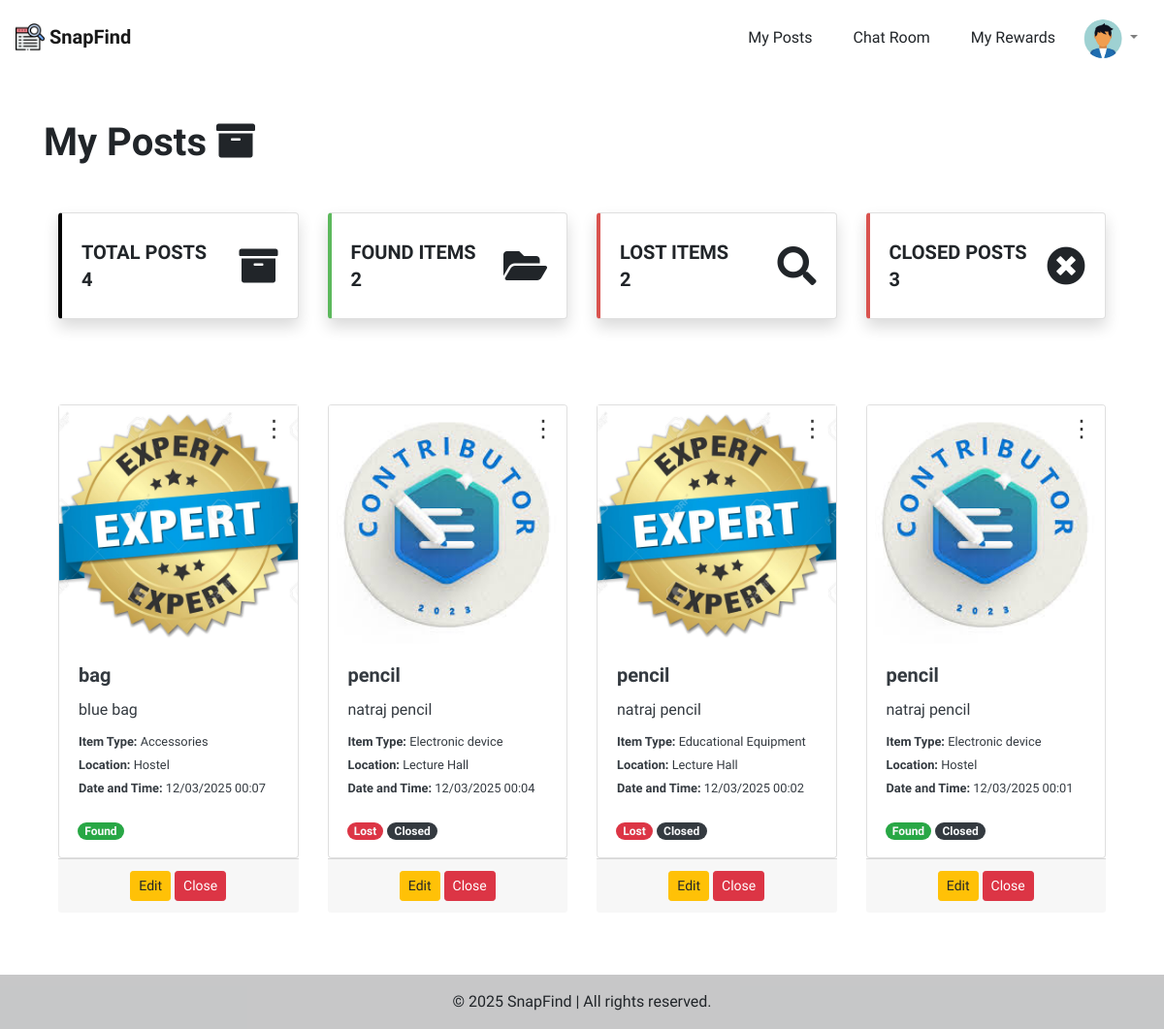
The page /accounts/my_posts/ (signed in) on the database as committed earlier.
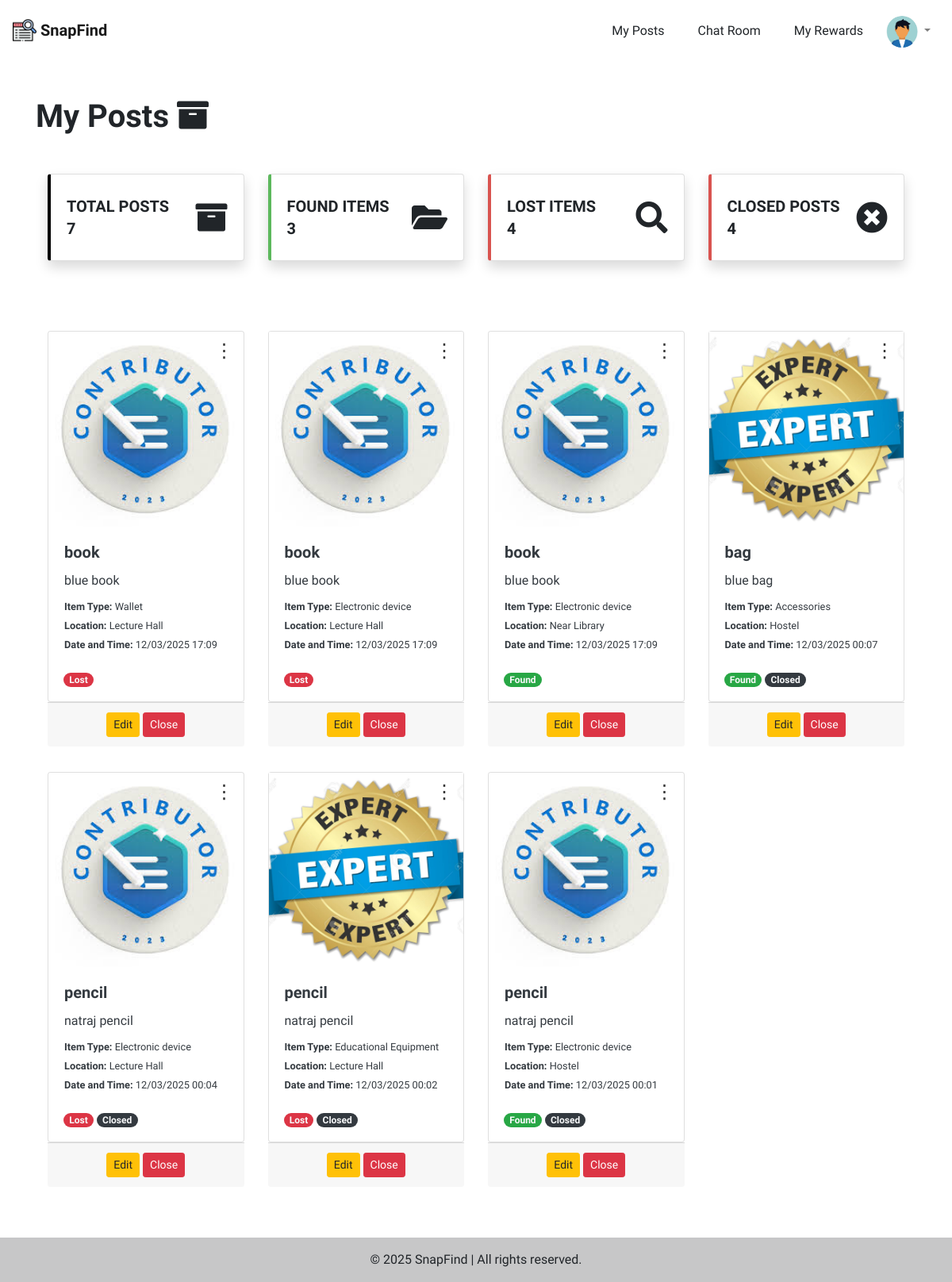
The same page on the database as committed later.
### accounts/models.py (models this page shows, shortened)
class UserProfile(models.Model):
    avatar = models.ImageField(default='accounts/user_default.jpg', upload_to='accounts/') # Picture of user
    user = models.OneToOneField(User, on_delete=models.CASCADE) # reference to User Table
    faculty = models.ForeignKey(Faculty, on_delete=models.CASCADE) # reference to Faculty Table

### posts/models.py (models this page shows, shortened)
class Post(models.Model):
    is_active = models.BooleanField(default=True)
    TYPE = (
        ('found', 'Found Item'),
        ('lost', 'Lost Item'),
    )
    type = models.CharField(choices=TYPE, max_length=255, default='found')
    date_time = models.DateTimeField()
    create_at = models.DateTimeField(auto_now_add=True)
    desc = models.TextField()
    title = models.CharField(max_length=255)
    location = models.CharField(max_length=255)
    contact1 = models.CharField(max_length=255)
    contact2 = models.CharField(max_length=255)
    key = models.CharField(max_length=255, unique=True, null=True, blank=True)
    assetType = models.ForeignKey(AssetType, on_delete=models.CASCADE)
    user = models.ForeignKey(User, on_delete=models.CASCADE, null=True)
    take_information = models.CharField(max_length=255, null=True, blank=True)

class PostPicture(models.Model):
    picture = models.ImageField(default='posts/post_default.gif', upload_to='posts/')
    post = models.ForeignKey(Post, on_delete=models.CASCADE)

class AssetType(models.Model):
    name = models.CharField(max_length=255)
    def __str__(self):
        return self.name

### accounts/views.py (the view, shortened to what this page needs)
# urls.py: path('my_posts/', MyPostView.as_view(), name='my_posts'),# myposts
class MyPostView(View):
    template_name = 'my_posts.html'
    def get(self, request):
        if request.user.is_authenticated:
            posts = Post.objects.filter(user=request.user).order_by(
                '-is_active', '-create_at')
            founds = Post.objects.filter(user=request.user, type='found')
            losts = Post.objects.filter(user=request.user, type='lost')
        else:
            posts = "key"
            founds = []
            losts = []
        return render(request, self.template_name, {
            'posts': posts,
            'founds': founds,
            'losts': losts,
            'closed': len(Post.objects.filter(user=request.user, is_active=False)) if request.user.is_authenticated else len(Post.objects.filter(is_active=False))
        })

### accounts/templates/my_posts.html (shortened to what this page needs)
{% extends 'base_layout.html' %}
{% load static %}
{% block style %}
    <link rel="stylesheet" href="{% static 'css/tempus.css' %}">
{% endblock %}
{% block content %}
<div class="container">
    <h1 class='mt-5 mb-5'> <b>My Posts <i class="fas fa-archive"></i></b> </h1>
    {% if request.user.is_authenticated %}
        <h5 class='mb-5'>
            <div class="container">
                <div class="row">
                    <div class="col mb-4 rotate-img">
                        <div class="card shadow h-100 py-2" style="border-left:.25rem solid black !important">
                            <div class="card-body">
                                <div class="row no-gutters align-items-center">
                                    <div class="col mr-2">
                                        <div class="font-weight-bold text-uppercase mb-1">Total Posts</div>
                                        <div class="h5 mb-0 font-weight-bold text-gray-800">
                                            {{ posts|length }}
                                        </div>
                                    </div>
                                    <div class="col-auto">
                                        <i class="fas fa-archive fa-2x"></i>
                                    </div>
                                </div>
                            </div>
                        </div>
                    </div>
                    <div class="col mb-4 rotate-img">
                        <div class="card shadow h-100 py-2" style="border-left:.25rem solid #5cb85c !important">
                            <div class="card-body">
                                <div class="row no-gutters align-items-center">
                                    <div class="col mr-2">
                                        <div class="font-weight-bold text-uppercase mb-1">Found Items</div>
                                        <div class="h5 mb-0 font-weight-bold text-gray-800">
                                            {{ founds|length }}
                                        </div>
                                    </div>
                                    <div class="col-auto">
                                        <i class="fas fa-folder-open fa-2x"></i>
                                    </div>
                                </div>
                            </div>
                        </div>
                    </div>
                    <div class="col mb-4 rotate-img">
                        <div class="card shadow h-100 py-2" style="border-left:.25rem solid #d9534f !important">
                            <div class="card-body">
                                <div class="row no-gutters align-items-center">
                                    <div class="col mr-2">
                                        <div class="font-weight-bold text-uppercase mb-1">Lost Items</div>
                                        <div class="h5 mb-0 font-weight-bold text-gray-800">
                                            {{ losts|length }}
                                        </div>
                                    </div>
                                    <div class="col-auto">
                                        <i class="fas fa-search fa-2x"></i>
                                    </div>
                                </div>
                            </div>
                        </div>
                    </div>
                    <div class="col mb-4 rotate-img">
                        <div class="card shadow h-100 py-2" style="border-left:.25rem solid #d9534f !important">
                            <div class="card-body">
                                <div class="row no-gutters align-items-center">
                                    <div class="col mr-2">
                                        <div class="font-weight-bold text-uppercase mb-1">Closed Posts</div>
                                        <div class="h5 mb-0 font-weight-bold text-gray-800">
                                            {{ closed }}
                                        </div>
                                    </div>
                                    <div class="col-auto">
                                        <i class="fas fa-times-circle fa-2x"></i>
                                    </div>
                                </div>
                            </div>
                        </div>
                    </div>
                </div>
            </div>
        </h5>
    {% endif %}
    <div class="container">
        {% if posts == 'key' %}
            <div class='col-lg-12 jumbotron text-center border border-dark'>
                <img src="{% static 'images/post.png' %}" width='15%' class='mb-5'>
                <h4 class='mb-3'>Please enter a key to find your posts</h4>
                {% if key_error %}
                    <span class="text-danger">{{ key_error }}</span>
                {% endif %}
                <form action="{% url 'my_posts' %}" method="POST" class=''>
                    {% csrf_token %}
                    <div class="row">
                        <div class="col-4"></div>
                        <div class="col-4 my-3">
                            <input id='id_key' type="text" name="key" class='form-control' placeholder='' required>
                            <small class="form-text text-muted">The key is the code you set when creating your post</small>
                        </div>
                        <div class="col-4"></div>
                    </div>
                    <div class="row">
                        <div class="col-4"></div>
                        <div class="col-4 my-1">
                            <input type="submit" class='btn btn-block btn-primary' value="Submit">
                        </div>
                        <div class="col-4"></div>
                    </div>
                </form>
            </div>
        {% else %}
        <div class="row">
            {% for post in posts %}
                <div class='col-lg-3 my-3'>
                    <div class="card h-100 w-100 text-dark mycard" style='border:none;'>
                        <div class="menu-container">
                            <button class="menu-btn">&#x22EE;</button>
                        </div>
                        <a class="card h-100 w-100 mb-0 text-decoration-none text-dark"
                        href="{% if post.is_active == False %} {% url 'detail' post.id %} {% else %} {% url 'detail' post.id %} {% endif %}">
                            <div class="wrapper">
                                {% if post.postpicture_set.all|length == 0 %}
                                    <img class="card-img-top" src="{% static 'images/post_default.gif' %}">
                                {% else %}
                                    <img class="card-img-top" src="{{ post.postpicture_set.all.0.picture.url }}">
                                {% endif %}
                            </div>
                            <div class="card-body">
                                <h5 class="card-title">
                                    <b>{{ post.title|truncatechars:20 }}</b>
                                </h5>
                                <div class="card-text">
                                    <p>{{ post.desc|truncatechars:15 }}</p>
                                    <p class='m-0'>
                                        <small>
                                            <b>Item Type: </b> <span id='assetType'>{{ post.assetType }}</span>
                                        </small>
                                    </p>
                                    <p class='m-0'>
                                        <small>
                                            <b>Location: </b> <span id='location'> {{ post.location }} </span>
                                        </small>
                                    </p>
                                    <p class='m-0'>
                                        <small>
                                            <b>Date and Time: </b> <span id='date_time'> {{ post.date_time|date:"d/m/Y H:i" }} </span>
                                        </small>
                                    </p>
                                </div>
                            </div>
                            <div class="container mb-3 ml-1">
                                <p class="card-text">
                                    {% if post.type == 'found' %}
                                        <span class="badge badge-pill badge-success text-light">Found</span>
                                    {% else %}
                                        <span class="badge badge-pill badge-danger text-light">Lost</span>
                                    {% endif %}
                                    {% if post.is_active == False %}
                                        <span class="badge badge-pill badge-dark text-light">Closed</span>
                                    {% endif %}
                                </p>
                            </div>
                        </a>
                        <div class="card-footer text-center">
                            <a href="{% url 'edit_post' post.id %}" class="btn btn-warning btn-sm">Edit</a>
                            <button class="btn btn-danger btn-sm close-post" data-post-id="{{ post.id }}">Close</button>
                        </div>
                    </div>
                </div>
            {% endfor %}
        </div>
        {% endif %}
    </div>
</div>
{% endblock %}

### templates/base_layout.html (shortened to what this page needs)
{% load static %}
<!DOCTYPE html>
<html lang="en">
<head>
    <link rel="stylesheet" href="{% static 'css/bootstrap.min.css' %}">
    <link rel="stylesheet" href="{% static 'css/style.css' %}">
    <link rel="stylesheet" href="{% static 'css/fontawesome.all.min.css' %}">
    {% block style %}
    {% endblock %}
</head>
<body class="d-flex flex-column min-vh-100">
    <nav class="navbar navbar-expand navbar-light" style="height: 75px;">
        <div class="collapse navbar-collapse" id="navbarTogglerDemo01">
            <a class="navbar-brand" href="{% url 'index' %}">
                <img src="{% static 'images/lost&found.png' %}" width="30" height="30" class="d-inline-block align-top" alt="">
                <b>SnapFind</b>
            </a>
            <ul class="navbar-nav ml-auto {% if request.user.is_authenticated %} mt-4 {% endif %}">
                <li class="nav-item active">
                    <a class="nav-link" href="{% url 'my_posts' %}">
                        <p class='btn m-0 index'>
                            My Posts
                        </p>
                    </a>
                </li>
                {% if request.user.is_authenticated %}
                <li class="nav-item active">
                    <a class="nav-link" href="{% url 'chat_index' %}">
                        <p class='btn m-0 index'>
                            Chat Room
                        </p>
                    </a>
                </li>
                {% if request.user.is_authenticated %}
                <li class="nav-item active">
                    <a class="nav-link" href="{% url 'rewards' %}">
                        <p class='btn m-0 index'>
                            My Rewards
                        </p>
                    </a>
                </li>
                {% endif %}
                <li class="nav-item dropdown">
                    <a class="nav-link dropdown-toggle my-circle" href="#" id="navbarDropdownMenuLink" role="button" data-toggle="dropdown" aria-haspopup="true" aria-expanded="false">
                        <img src="{{ request.user.userprofile.avatar.url }}" class="rounded-circle" style="width: 40px; height: 40px;">
                    </a>
                </li>
                {% endif %}
            </ul>
        </div>
    </nav>
    <main class="flex-grow-1">
        {% block content %}
        {% endblock %}
    </main>
    <footer class="bg-light text-center text-lg-start mt-5">
        <div class="text-center p-3" style="background-color: rgba(0, 0, 0, 0.2);">
            © 2025 SnapFind | All rights reserved.
        </div>
    </footer>
</body>
</html>

### static/css/style.css (style rules this page uses)
* { font-family: 'Kanit', sans-serif; word-wrap: break-word; padding: 0; margin: 0; }
body, html { height: 100%; }
body { animation: fadein .5s; }
.mycard { transition: .2s; }
.wrapper { position: relative; overflow: hidden; }
.wrapper:after { content: ''; display: block; padding-top: 100%; }
.wrapper img { width: auto; height: 100%; max-width: none; position: absolute; left: 50%; top: 0; transform: translateX(-50%); }
.rotate-img { transition: .3s; }
.my-circle { position: relative; width: 75px; height: 75px; overflow: hidden; }
.my-circle img { width: 100%; height: 100%; object-fit: cover; }

### accounts/templates/my_posts.html (style rules this page uses)
.menu-container { position: absolute; top: 10px; right: 10px; z-index: 10; }
.menu-btn { background: none; border: none; font-size: 1.5rem; cursor: pointer; color: #333; padding: 5px; border-radius: 50%; width: 30px; height: 30px; display: flex; align-items: center; justify-content: center; transition: background 0.3s ease; }

Rows that differ between the two databases and show on the page:
added Post: postpicture_set.all.0.picture (picture), title "book", desc "blue book", assetType "Wallet", location "Lecture Hall", date_time "12/03/2025 17:09", type "Lost"
added Post: postpicture_set.all.0.picture (picture), title "book", desc "blue book", assetType "Electronic device", location "Lecture Hall", date_time "12/03/2025 17:09", type "Lost"
added Post: postpicture_set.all.0.picture (picture), title "book", desc "blue book", assetType "Electronic device", location "Near Library", date_time "12/03/2025 17:09", type "Found"
changed Post "bag": now shows "Closed"
Other text that changed with them:
{{ posts|length }}: "4" → "7"
{{ founds|length }}: "2" → "3"
{{ losts|length }}: "2" → "4"
{{ closed }}: "3" → "4"
